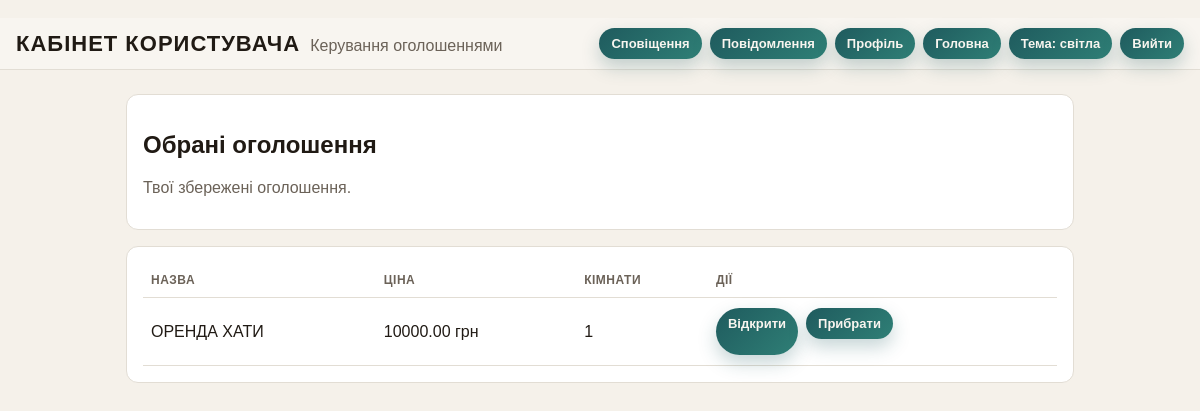
The page /cabinet/favorites/ (signed in) on the database its author committed.
### listings/models.py (models this page shows, shortened)
class Favorite(models.Model):
    user = models.ForeignKey(settings.AUTH_USER_MODEL, on_delete=models.CASCADE)
    listing = models.ForeignKey(Listing, on_delete=models.CASCADE)
    created_at = models.DateTimeField(auto_now_add=True)
    class Meta:
        unique_together = ("user", "listing")
        ordering = ["-created_at"]

class Listing(models.Model):
    HEATING_INDIVIDUAL = "individual"
    HEATING_CENTRAL = "central"
    HEATING_BUILDING = "building"
    HEATING_OTHER = "other"
    PETS_ALLOWED = "allowed"
    PETS_CATS = "cats_only"
    PETS_NOT_ALLOWED = "not_allowed"
    PETS_NEGOTIABLE = "negotiable"
    HEATING_CHOICES = [
        (HEATING_INDIVIDUAL, "Індивідуальне"),
        (HEATING_CENTRAL, "Централізоване"),
        (HEATING_BUILDING, "Будинкове"),
        (HEATING_OTHER, "Інше"),
    ]
    PETS_CHOICES = [
        (PETS_ALLOWED, "Можна з тваринами"),
        (PETS_CATS, "Можна з котами"),
        (PETS_NOT_ALLOWED, "Не можна"),
        (PETS_NEGOTIABLE, "По домовленості"),
    ]
    ROOMS_1 = "1"
    ROOMS_2 = "2"
    ROOMS_3 = "3"
    ROOMS_4_PLUS = "4+"
    ROOMS_CHOICES = [
        (ROOMS_1, "1"),
        (ROOMS_2, "2"),
        (ROOMS_3, "3"),
        (ROOMS_4_PLUS, "4+"),
    ]
    STATUS_DRAFT = "draft"
    STATUS_PUBLISHED = "published"
    STATUS_ARCHIVED = "archived"
    STATUS_BLOCKED = "blocked"
    STATUS_CHOICES = [
        (STATUS_DRAFT, "Чернетка"),
        (STATUS_PUBLISHED, "Опубліковано"),
        (STATUS_ARCHIVED, "Архів"),
        (STATUS_BLOCKED, "Заблоковано"),
    ]
    owner = models.ForeignKey(
        settings.AUTH_USER_MODEL,
        on_delete=models.CASCADE,
        related_name="listings",
        null=True,
        blank=True,
    )
    title = models.CharField(max_length=120)
    address = models.CharField(max_length=255)
    price_per_month = models.DecimalField(max_digits=10, decimal_places=2)
    floor = models.PositiveSmallIntegerField(null=True, blank=True)
    total_floors = models.PositiveSmallIntegerField(null=True, blank=True)
    heating = models.CharField(max_length=20, choices=HEATING_CHOICES, blank=True)
    pets = models.CharField(max_length=20, choices=PETS_CHOICES, blank=True)
    rooms = models.CharField(max_length=2, choices=ROOMS_CHOICES)
    area_sqm = models.DecimalField(max_digits=7, decimal_places=2, null=True, blank=True)
    description = models.TextField(blank=True)
    photo = models.ImageField(upload_to="listing_photos/", blank=True)
    contact_name = models.CharField(max_length=120)
    contact_phone = models.CharField(max_length=50, blank=True)
    contact_email = models.EmailField(blank=True)
    status = models.CharField(
        max_length=20, choices=STATUS_CHOICES, default=STATUS_PUBLISHED
    )
    views_count = models.PositiveIntegerField(default=0)
    is_active = models.BooleanField(default=True)
    created_at = models.DateTimeField(auto_now_add=True)
    updated_at = models.DateTimeField(auto_now=True)
    class Meta:
        ordering = ["-created_at"]

### listings/views.py (the view)
# urls.py: path("cabinet/favorites/", views.favorites_list, name="favorites_list"),
@login_required
def favorites_list(request):
    favorites = (
        Favorite.objects.filter(user=request.user)
        .select_related("listing")
        .order_by("-created_at")
    )
    return render(request, "listings/favorites_list.html", {"favorites": favorites})

### listings/context_processors.py (called while the page is built)
def favorites_count(request):
    if request.user.is_authenticated:
        latest_received_message_id = (
            ChatMessage.objects.filter(recipient=request.user).aggregate(max_id=Max("id"))["max_id"]
            or 0
        )
        return {
            "favorites_count": Favorite.objects.filter(user=request.user).count(),
            "unread_messages_count": ChatMessage.objects.filter(
                recipient=request.user, is_read=False
            ).count(),
            "latest_received_message_id": latest_received_message_id,
        }
    return {
        "favorites_count": 0,
        "unread_messages_count": 0,
        "latest_received_message_id": 0,
    }

### listings/templates/listings/favorites_list.html (shortened to what this page needs)
{% extends "listings/dashboard_base.html" %}
{% block content %}
  <div class="panel row">
    <div>
      <h2>Обрані оголошення</h2>
      <p class="muted">Твої збережені оголошення.</p>
    </div>
  </div>
  <div class="panel">
    {% if favorites %}
      <table>
        <thead>
          <tr>
            <th>Назва</th>
            <th>Ціна</th>
            <th>Кімнати</th>
            <th>Дії</th>
          </tr>
        </thead>
        <tbody>
          {% for fav in favorites %}
            <tr>
              <td>{{ fav.listing.title }}</td>
              <td>{{ fav.listing.price_per_month }} грн</td>
              <td>{{ fav.listing.get_rooms_display }}</td>
              <td class="actions">
                <a class="btn secondary" href="{% url 'listings:listing_detail' fav.listing.pk %}">Відкрити</a>
                <form method="post" action="{% url 'listings:favorite_toggle' fav.listing.pk %}">
                  <button class="btn danger" type="submit">Прибрати</button>
                </form>
              </td>
            </tr>
          {% endfor %}
        </tbody>
      </table>
    {% else %}
      <p class="muted">Поки немає обраних оголошень.</p>
    {% endif %}
  </div>
{% endblock %}

### listings/templates/listings/dashboard_base.html (style rules this page uses)
:root { color-scheme: light; --bg: #f5f1ea; --panel: #ffffff; --ink: #201a14; --muted: #6b6258; --accent: #1f5b5e; --danger: #ff8b8b; --border: #e2ddd4; }
body { margin: 0; font-family: "Verdana", "Tahoma", sans-serif; background: var(--bg); color: var(--ink); }
*, *::before, *::after { box-sizing: border-box; }
.panel { background: var(--panel); border: 1px solid var(--border); border-radius: 12px; padding: 16px; margin-bottom: 16px; }
.row { display: flex; flex-wrap: wrap; gap: 12px; align-items: center; justify-content: space-between; }
.btn { display: inline-block; padding: 8px 12px; border-radius: 999px; border: none; background: linear-gradient(135deg, #1f5b5e 0%, #2f7f76 100%); color: #f8f5ef; font-weight: 700; font-size: 13px; text-decoration: none; box-shadow: 0 8px 18px rgba(31, 91, 94, 0.25); }
.btn.secondary { background: linear-gradient(135deg, #1f5b5e 0%, #2f7f76 100%); color: #f8f5ef; border: none; }
.btn.danger { background: linear-gradient(135deg, #1f5b5e 0%, #2f7f76 100%); color: #f8f5ef; }
a { color: var(--accent); }
table { width: 100%; border-collapse: collapse; }
th, td { padding: 10px 8px; border-bottom: 1px solid var(--border); text-align: left; }
th { color: var(--muted); font-weight: 600; text-transform: uppercase; font-size: 12px; letter-spacing: 0.5px; }
.muted { color: var(--muted); }
.actions { display: flex; gap: 8px; flex-wrap: wrap; }

### rows shown on the page
Favorite: listing "ОРЕНДА ХАТИ", listing.price_per_month "10000.00", listing.rooms "1"
